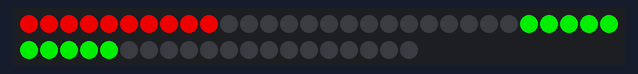
This sketch was run on a simulated Arduino Uno, built with avr-gcc and run on an emulated ATmega328P. Shown: 50 RGB LEDs in strip order, left to right, continuing on the next row. The strip is taken to match the declared colour order.

Above: at 0.15 s.
At 1.99 s:
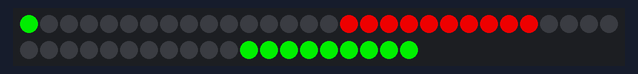
At 4.12 s:
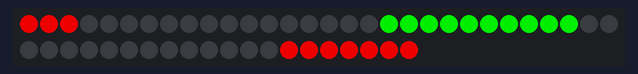
At 8.1 s:
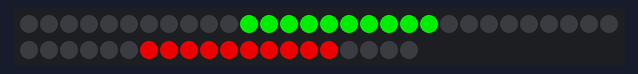
At 12.07 s:
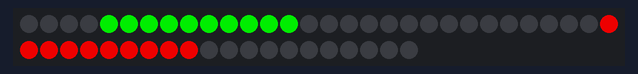
At 16.05 s:
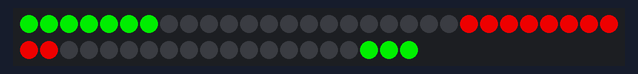

Measured:
- by itself, everything shown: repeats every 15.3 s, in 50 steps

The sketch:

scetch-lichterkette-test.ino
```cpp
#include <Adafruit_NeoPixel.h>
#define PIN 20
#define NUMPIXELS 50
#define DELAYVAL 25

Adafruit_NeoPixel pixels(NUMPIXELS, PIN, NEO_RGB + NEO_KHZ800);
#define LOVE1 pixels.Color(127, 40, 107)
#define LOVE2 pixels.Color(200,0,120)


void setup() {
	pixels.begin();
}

// Hellblaue und Gelbe Wellen von rechts nach links
void loop() {
	testding();
}

void testding() {
	for (int i = 0; i < NUMPIXELS; i++) {
		pixels.clear();
		for (int j = i; j < (i+10); j++) {
			pixels.setPixelColor(j%50, pixels.Color(200,0,0));
			pixels.setPixelColor((j+25)%50, pixels.Color(0,200,0));
		}
		pixels.show();
		delay(DELAYVAL);
	}
}

void loveding() {
	for (int i = 0; i < NUMPIXELS; i++) {
		fill(LOVE1);
	for (int j = i; j < (i+8); j++) {
		pixels.setPixelColor(j%50, LOVE2);
		pixels.setPixelColor((j+25)%50, LOVE2);
		}
		pixels.show();
		delay(DELAYVAL);
	}
}

void fill(uint32_t color) {
	for (int i = 0; i < NUMPIXELS; i++) {
		pixels.setPixelColor(i, color);
	}
}
```
